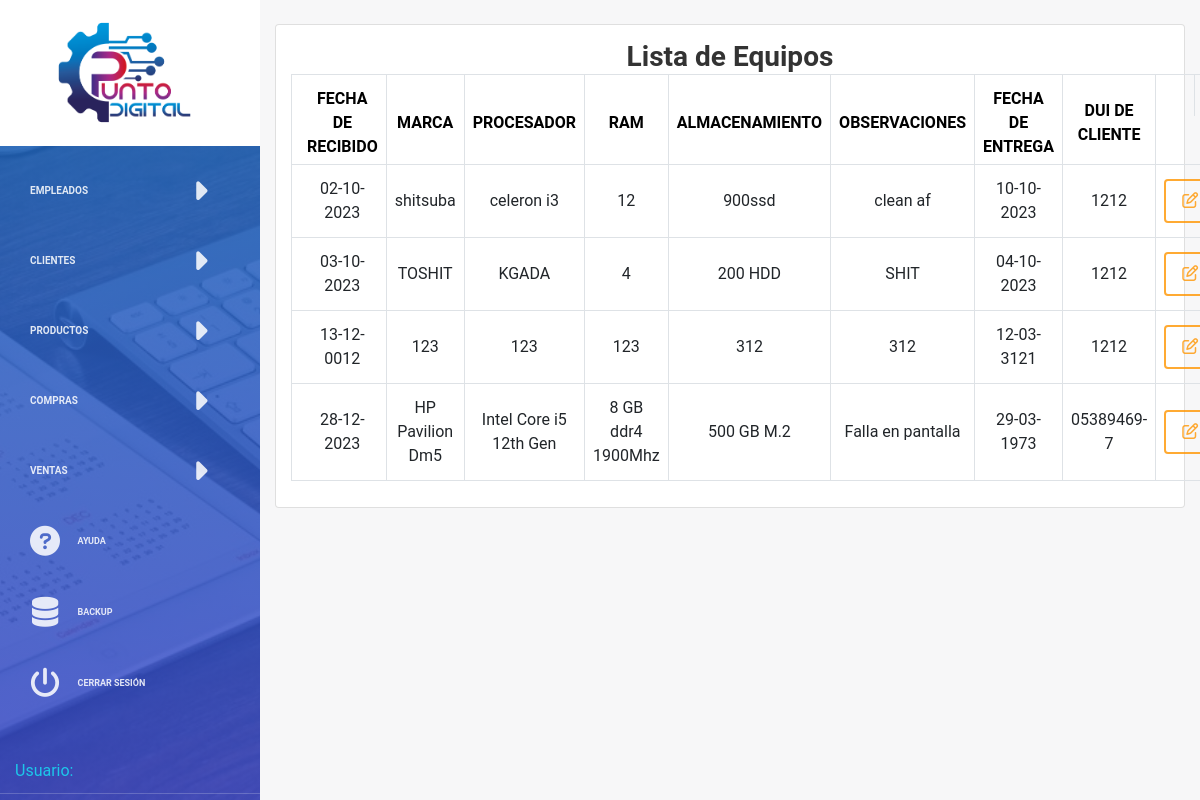
The app's page /vistas/lista-equipo.php with its own data.
### tables this page shows
CREATE TABLE `equipo` (
  `id_equipo` int(11) NOT NULL,
  `fecha_r` date NOT NULL,
  `marca` varchar(100) NOT NULL,
  `procesador` varchar(100) NOT NULL,
  `ram` varchar(150) NOT NULL,
  `almacenamiento` varchar(150) NOT NULL,
  `observaciones` varchar(250) NOT NULL,
  `fecha_entrega` date NOT NULL,
  `dui_cliente` varchar(10) NOT NULL
);

CREATE TABLE `cliente` (
  `dui_cliente` varchar(10) NOT NULL,
  `nombre_c` varchar(150) NOT NULL,
  `apellido_c` varchar(150) NOT NULL,
  `direccion` varchar(250) DEFAULT NULL,
  `telefono_c` varchar(100) DEFAULT NULL
);

### models/EquipoModel.php (called while the page is built, shortened)
<?php
class EquipoModel
{
	public static function listar()
	{
		$con = connection();
		$sql = "SELECT\n".
        "	equipo.id_equipo, \n".
		"	equipo.fecha_r, \n".
        "	equipo.marca, \n".
        "	equipo.procesador, \n".
        "	equipo.ram, \n".
        "	equipo.almacenamiento, \n".
        "	equipo.observaciones, \n".
        "	equipo.fecha_entrega, \n".
        "	cliente.dui_cliente\n".
        "FROM\n".
        "	equipo\n".
        "	INNER JOIN\n".
        "	cliente\n".
        "	ON \n".
        "		equipo.dui_cliente = cliente.dui_cliente";
		$query = mysqli_query($con, $sql);
		return $query;
	}
}
?>

### controladores/ControladorEquipo.php (called while the page is built, shortened)
<?php
require_once('../models/EquipoModel.php');
class ControladorEquipo{
    public static function listar()
    {
        $respuesta = EquipoModel::listar();
        return $respuesta;
    }
}

### vistas/lista-equipo.php (the view, shortened to what this page needs)
<?php
include "../controladores/ControladorEquipo.php";
?>
<!DOCTYPE html>
<html lang="en">
<head>
    <link rel="stylesheet" href="https://maxcdn.bootstrapcdn.com/font-awesome/latest/css/font-awesome.min.css" />
    <link rel="stylesheet" href="https://cdnjs.cloudflare.com/ajax/libs/font-awesome/6.0.0-beta3/css/all.min.css">
    <link href="https://maxcdn.bootstrapcdn.com/bootstrap/4.5.2/css/bootstrap.min.css" rel="stylesheet">
    <link href="../assets/css/light-bootstrap-dashboard.css" rel="stylesheet" />
</head>
<body>
<?php include '../includes/sidebar.php';?>
<div class="main-panel">
    <div class="container-fluid mt-4 ">
        <div class="card">
            <div class="card-body">
                <h3 class="card-title text-center align-middle"  style="font-weight: 700;">Lista de Equipos</h3>
                <table class="table table-bordered text-center align-middle">
                    <thead>
                        <tr>
                            <th style="font-weight: 700; font-size:16px; text-align: center!important; " scope="col">Fecha de recibido</th>
                            <th style="font-weight: 700; font-size:16px; text-align: center!important; " scope="col">Marca</th>
                            <th style="font-weight: 700; font-size:16px; text-align: center!important; " scope="col">Procesador</th>
                            <th style="font-weight: 700; font-size:16px; text-align: center!important; " scope="col">RAM</th>
                            <th style="font-weight: 700; font-size:16px; text-align: center!important; " scope="col">Almacenamiento</th>
                            <th style="font-weight: 700; font-size:16px; text-align: center!important; " scope="col">Observaciones</th>
                            <th style="font-weight: 700; font-size:16px; text-align: center!important; " scope="col">Fecha de Entrega</th>
                            <th style="font-weight: 700; font-size:16px; text-align: center!important; " scope="col">DUI de cliente</th>
                            <th style="font-weight: 700; font-size:16px; text-align: center!important; " scope="col">Acciones</th>
                        </tr>
                    </thead>
                    <tbody>
                        <?php foreach (ControladorEquipo::listar() as $row): ?>
                            <tr>
                                <td><?=date('d-m-Y', strtotime($row["fecha_r"]))?></td>
                                <td><?=$row["marca"]?></td>
                                <td><?=$row["procesador"]?></td>
                                <td><?=$row["ram"]?></td>
                                <td><?=$row["almacenamiento"]?></td>
                                <td><?=$row["observaciones"]?> </td>
                                <td><?=date('d-m-Y', strtotime($row["fecha_entrega"]))?></td>
                                <td><?=$row["dui_cliente"]?>
                                </td>
                                <th>
                                    <div class="d-flex justify-content-center">
                                        <button type="button" class="btn btn-warning mr-1" onclick="openModal('editarEquipo<?php echo $row['id_equipo']; ?>')"> <i class="fa-regular fa-pen-to-square"></i></button>
                                    </div>
                                </th>
                            </tr>
                            <?php
endforeach;?>
                    </tbody>
                </table>
            </div>
        </div>
    </div>
</div>
</body>
</html>

### includes/sidebar.php (shortened to what this page needs)
<?php $pageName = substr($_SERVER['SCRIPT_NAME'], strrpos($_SERVER['SCRIPT_NAME'], "/") + 1);
$row = $_SESSION['usuario'];
?>
<div class="wrapper">
    <div class="sidebar" data-image="../assets/img/sidebar-8.jpg" data-color="blue">
        <div class="sidebar-wrapper">
            <div class="logo" style="background-color:white">
                <img src="../assets/img/Logo Punto Digital-01.png" class="ml-4" width="175" height="125">
            </div>
            <ul class="nav">
                <ul class="nav flex-column">
                    <li class="nav-item">
                        <a class="nav-link" data-toggle="collapse" href="#header1">Empleados
                            <i class="fas fa-caret-right toggle-icon"></i></a>
                    </li>
                </ul>
                <ul class="nav">
                    <ul class="nav flex-column">
                        <li class="nav-item">
                            <a class="nav-link" data-toggle="collapse" href="#header2">Clientes
                                <i class="fas fa-caret-right toggle-icon"></i></a>
                        </li>
                    </ul>
                    <ul class="nav flex-column">
                        <li class="nav-item">
                            <a class="nav-link" data-toggle="collapse" href="#header3">Productos
                                <i class="fas fa-caret-right toggle-icon"></i></a>
                        </li>
                    </ul>
                    <ul class="nav flex-column">
                        <li class="nav-item">
                            <a class="nav-link" data-toggle="collapse" href="#header4">Compras
                                <i class="fas fa-caret-right toggle-icon"></i></a>
                        </li>
                    </ul>
                    <ul class="nav flex-column">
                        <li class="nav-item">
                            <a class="nav-link" data-toggle="collapse" href="#header5">Ventas
                                <i class="fas fa-caret-right toggle-icon"></i></a>
                        </li>
                    </ul>
                    <ul class="nav flex-column">
                        <li class="nav-item">
                            <a class="nav-link" href="../includes/ayuda.pdf" target="_blank"><i
                                    class="fa fa-question-circle" aria-hidden="true"></i>
                                <p>Ayuda</p>
                            </a>
                        </li>
                    </ul>
                    <ul class="nav flex-column">
                        <li class="nav-item">
                            <a class="nav-link" href="../vistas/vistabackup.php"><i class="fa-solid fa-database"></i>
                                <p>Backup</p>
                            </a>
                        </li>
                    </ul>
                    <ul class="nav flex-column">
                        <li class="nav-item" style="margin-top: auto; margin-bottom: 40px;">
                            <a class="nav-link" href="../includes/cerrar_sesion.php">
                                <i class="fa-solid fa-power-off"></i>
                                <p>Cerrar sesión</p>
                            </a>
                        </li>
                        <li class="nav-item" style="margin-top: auto; margin-bottom: 0;">
                            <div class="logo"><a href="../vistas/perfil.php">Usuario: <?php echo $row; ?></a></div>
                        </li>
                    </ul>
        </div>
    </div>

### records on screen
equipo: fecha_r "02-10-2023", marca "shitsuba", procesador "celeron i3", ram "12", almacenamiento "900ssd", observaciones "clean af", fecha_entrega "10-10-2023", dui_cliente.dui_cliente "1212"
equipo: fecha_r "03-10-2023", marca "TOSHIT", procesador "KGADA", ram "4", almacenamiento "200 HDD", observaciones "SHIT", fecha_entrega "04-10-2023", dui_cliente.dui_cliente "1212"
equipo: fecha_r "13-12-0012", marca "123", procesador "123", ram "123", almacenamiento "312", observaciones "312", fecha_entrega "12-03-3121", dui_cliente.dui_cliente "1212"
equipo: fecha_r "28-12-2023", marca "HP Pavilion Dm5", procesador "Intel Core i5 12th Gen", ram "8 GB ddr4 1900Mhz", almacenamiento "500 GB M.2", observaciones "Falla en pantalla", fecha_entrega "29-03-1973", dui_cliente.dui_cliente "05389469-7"
